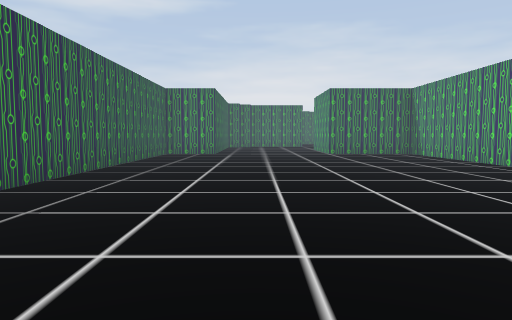
View 1 (above)

17 first-person views from a walk through a 3-D level made in the Godot game engine. The camera is 1.2 m above the floor, tilts 4° down and sees 70° across. The floor is counted in squares, 2 m on a side. Each view is taken from the middle of a square. On the plan, view 1 faces up. The plan holds only what a view shows up to about 10 squares ahead; the rest is blank. The place goes on beyond the plan.

View 2
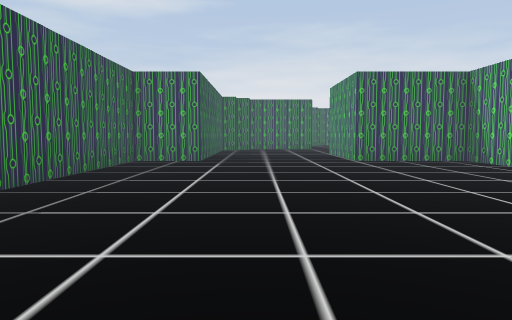

View 3
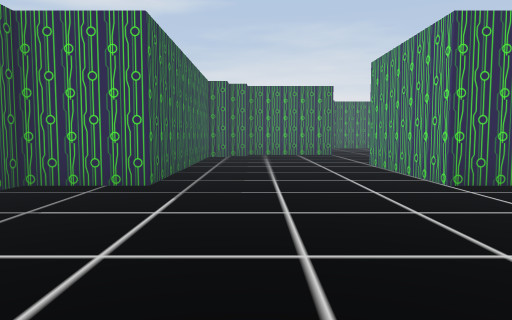

View 4
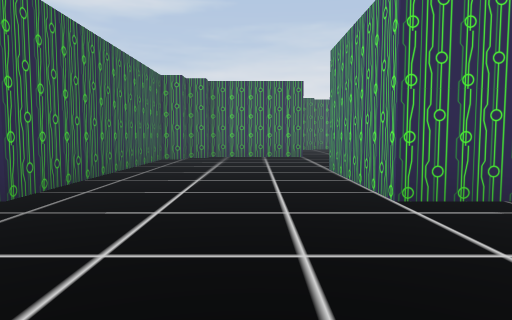

View 5
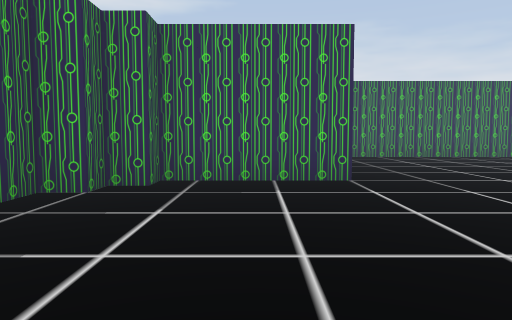

View 6
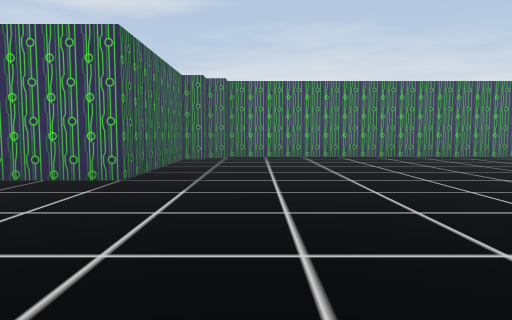

View 7
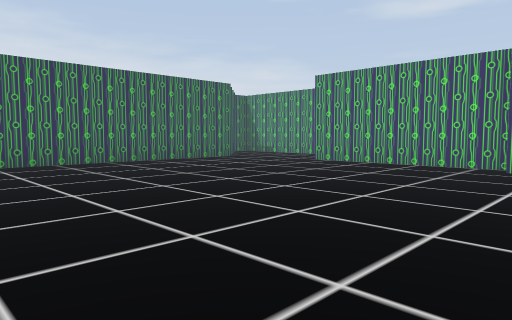

View 8
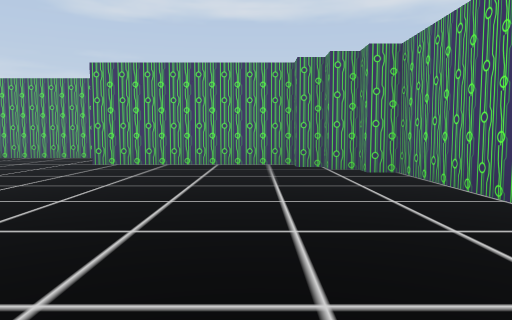

View 9
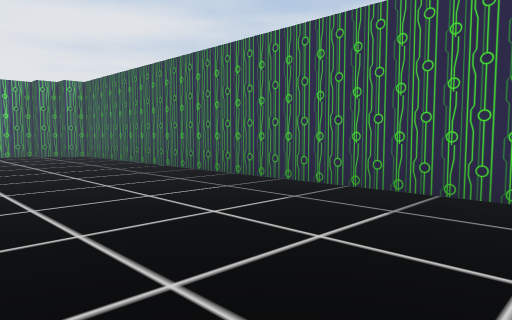

View 10
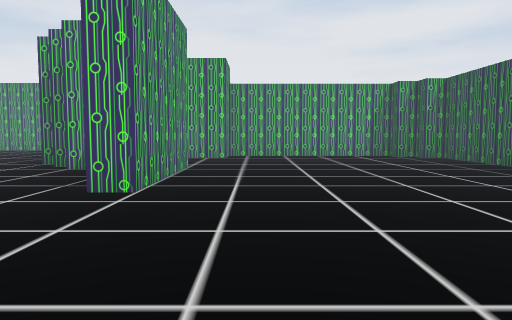

View 11
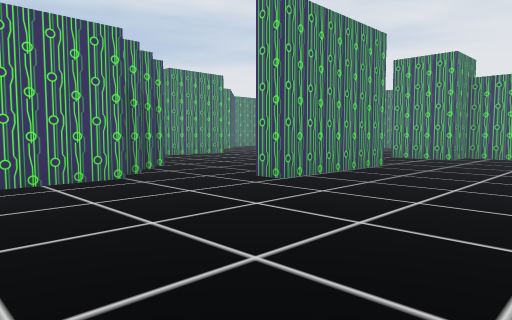

View 12
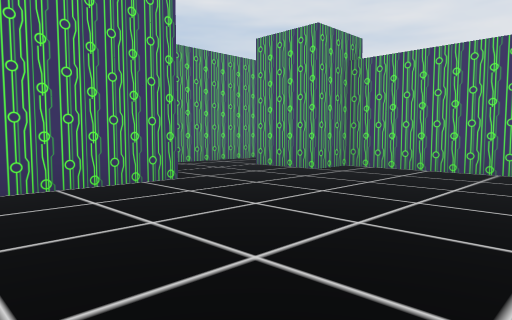

View 13
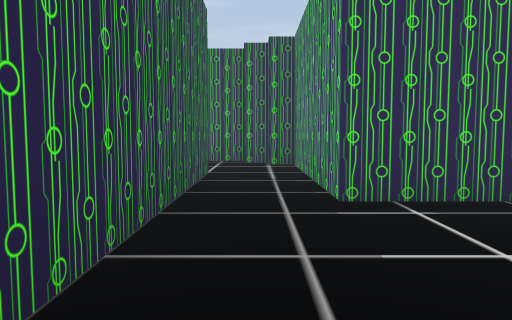

View 14
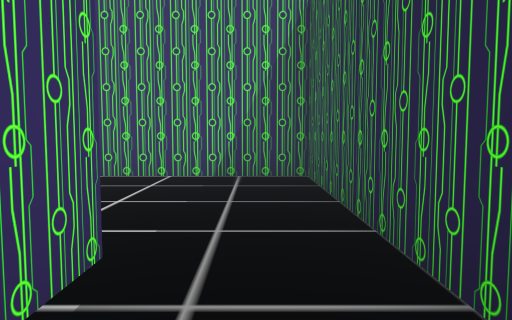

View 15
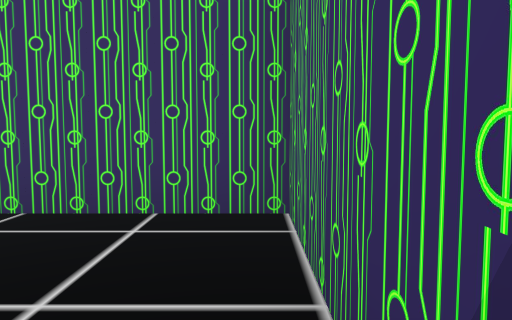

View 16
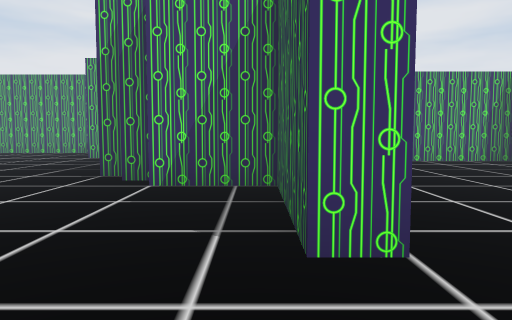

View 17
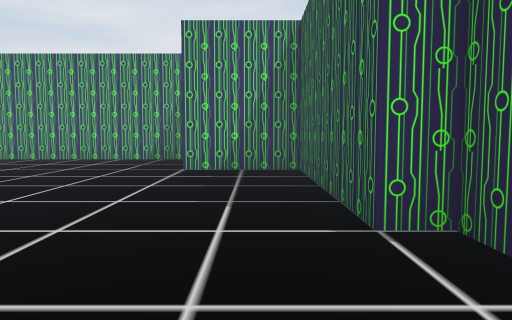

### Floor plan
Points are (right, up) in squares from view 1. A wall is a line through its corners. A room is listed if a view was taken in it or the views show most of it. See-through windows are left out.
Room 1 (views 1, 2, 3, 4, 5, 6, 7, 8, 9, 10, 11, 12, 16)
walls: (8.1, 14.7) (10.7, 14.7) (10.7, 15.2) (11.2, 15.2) (11.2, 15.7) (11.8, 15.7) (11.8, 16.2) (12.3, 16.2) (12.3, 20.2); (4.8, 6.8) (4.8, 11.2) (2.3, 11.2) (2.3, 14.2); (4.8, 3.6) (4.8, 5.2); (5.2, 3.1) (5.2, 3.6); (3.4, 22.2) (2.8, 22.2) (2.8, 21.7) (2.3, 21.7) (2.3, 17.7) (-0.2, 17.7) (-0.2, 17.2) (-0.7, 17.2) (-0.7, 16.7) (-1.2, 16.7) (-1.2, 11.2) (-2.8, 11.2) (-2.8, -3.3) (-2.3, -3.3) (-2.3, -3.7) (-1.8, -3.7) (-1.8, -4.3) (2.7, -4.3) (2.7, -3.3) (4.3, -3.3); (4.8, -0.8) (3.9, -0.8); (3.2, -0.9) (3.2, 2.2) (3.7, 2.2); (11.5, 22.7) (3.2, 22.7); (14.2, 21.1) (14.2, 23.5)
ways out: opening at (4, -3) to room 2
Room 2 (views 13, 14, 15)
walls: (7.4, -5.8) (5.7, -5.8) (5.7, -1.8) (5.2, -1.8); (4.3, -3.3) (4.3, -9.3) (7.7, -9.3) (7.7, -7); (5.2, -1.3) (4.8, -1.3)
ways out: opening at (4, -3) to room 1
Room 3 (view 17)
walls: (5.7, -0.8) (5.7, -1.2) (6.2, -1.2) (6.2, -5.2) (8.2, -5.2); (8.8, -7.7) (13.1, -7.7); (3.7, 2.2) (3.7, -0.2) (5.2, -0.2)

Where each view was taken, in squares from view 1:
view 1: 0 up, 0 right, facing up
view 2: 3 up, 0 right, facing up
view 3: 7 up, 0 right, facing up
view 4: 8 up, 1 right, facing up
view 5: 13 up, 1 right, facing up
view 6: 13 up, 4 right, facing up
view 7: 15 up, 5 right, facing up-right
view 8: 17 up, 5 right, facing right
view 9: 7 up, 1 right, facing down-left
view 10: 6 up, 2 right, facing down
view 11: 6 up, 0 right, facing down-right
view 12: 2 up, 1 left, facing down-right
view 13: 9 down, 5 right, facing up
view 14: 4 down, 5 right, facing down
view 15: 9 down, 5 right, facing right
view 16: 4 up, 4 right, facing down
view 17: 1 up, 7 right, facing down
